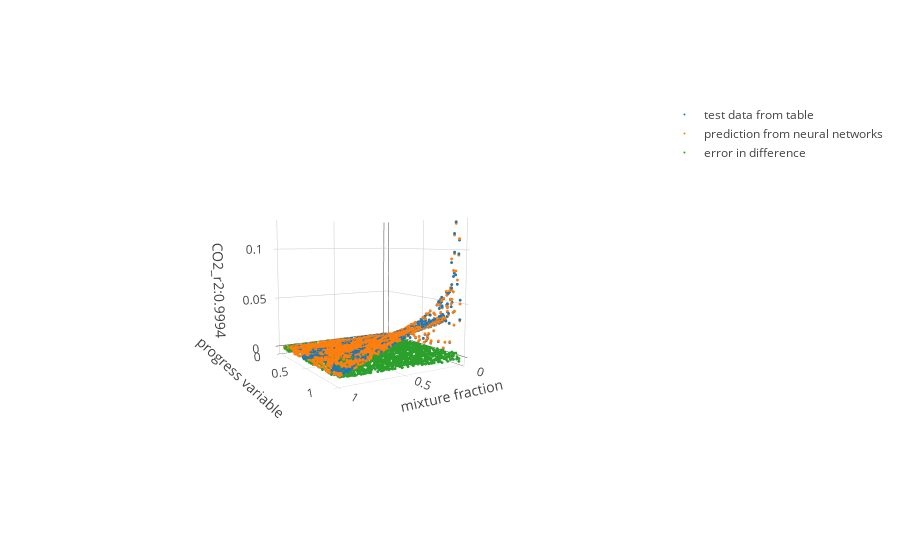

The notebook cell this image was saved under:
### Code cell
#@title Default title text
# species = np.random.choice(labels)
species = 'CO2' #@param {type:"string"}
z_level =  0 #@param {type:"integer"}

# configure_plotly_browser_state()
# init_notebook_mode(connected=False)

from sklearn.metrics import r2_score


df_t=df_test[df_test['zeta']==zeta_level[z_level]].sample(frac=1)
# df_p=df_pred.loc[df_pred['zeta']==zeta_level[1]].sample(frac=0.1)
df_p=df_pred.loc[df_t.index]
error=df_p[species]-df_t[species]
r2=round(r2_score(df_p[species],df_t[species]),4)

print(species,'r2:',r2,'max:',df_t[species].max())

fig_db = {
    'data': [       
        {'name':'test data from table',
         'x': df_t['f'],
         'y': df_t['pv'],
         'z': df_t[species],
         'type':'scatter3d', 
        'mode': 'markers',
          'marker':{
              'size':1
          }
        },
        {'name':'prediction from neural networks',
         'x': df_p['f'],
         'y': df_p['pv'],
         'z': df_p[species],
         'type':'scatter3d', 
        'mode': 'markers',
          'marker':{
              'size':1
          },
        },
        {'name':'error in difference',
         'x': df_p['f'],
         'y': df_p['pv'],
         'z': error,
         'type':'scatter3d', 
         'mode': 'markers',
          'marker':{
              'size':1
          },
         }       
    ],
    'layout': {
        'scene':{
            'xaxis': {'title':'mixture fraction'},
            'yaxis': {'title':'progress variable'},
            'zaxis': {'title': species+'_r2:'+str(r2)}
                 }
    }
}
# iplot(fig_db, filename='multiple-scatter')
iplot(fig_db)

### Figure 1 — Plotly figure (JSON) as saved in the notebook; plotly's stock layout.template omitted (floating-point values rounded to 4 significant figures; data arrays with more than 128 entries replaced by an {"elided": "..."} marker saying what was removed)
{"data": [{"marker": {"size": 1}, "mode": "markers", "name": "test data from table", "type": "scatter3d", "uid": "cb353627-330c-43ab-9013-d9938a14cc5a", "x": {"elided": "2425 float values"}, "y": {"elided": "2425 float values"}, "z": {"elided": "2425 float values"}}, {"marker": {"size": 1}, "mode": "markers", "name": "prediction from neural networks", "type": "scatter3d", "uid": "b7ef36bb-ddae-4f1b-b959-a34988e118e5", "x": {"elided": "2425 float values"}, "y": {"elided": "2425 float values"}, "z": {"elided": "2425 float values"}}, {"marker": {"size": 1}, "mode": "markers", "name": "error in difference", "type": "scatter3d", "uid": "5bdce3ec-d705-4642-adc2-61db15dc5eca", "x": {"elided": "2425 float values"}, "y": {"elided": "2425 float values"}, "z": {"elided": "2425 float values"}}], "layout": {"autosize": true, "scene": {"aspectmode": "auto", "aspectratio": {"x": 1, "y": 1, "z": 1}, "camera": {"center": {"x": 0, "y": 0, "z": 0}, "eye": {"x": 1.657, "y": 2.767, "z": 0.3405}, "up": {"x": 0, "y": 0, "z": 1}}, "xaxis": {"title": {"text": "mixture fraction"}, "type": "linear"}, "yaxis": {"title": {"text": "progress variable"}, "type": "linear"}, "zaxis": {"title": {"text": "CO2_r2:0.9994"}, "type": "linear"}}}}
